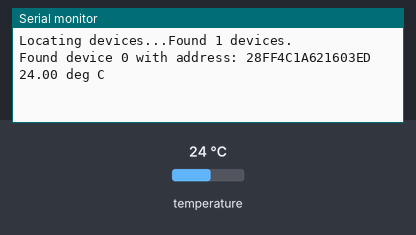
Simulated run of this sketch. Board: Arduino Uno, built with avr-gcc and run on an emulated ATmega328P. Shown: the last lines printed to the serial monitor. Inputs (shaded band) come from the test bench; at power-on: temperature 24 °C.

Above: at 3.2 s.
3.3 s: temperature set to 12 °C
At 9.3 s:
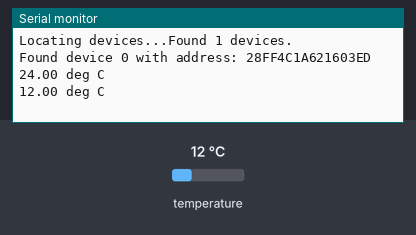
10.0 s: temperature set to 19 °C
At 15.3 s:
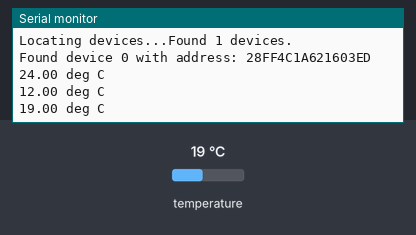
Timing chart, 0 to 16.8 s (numbered marks = the images above; inputs shaded):
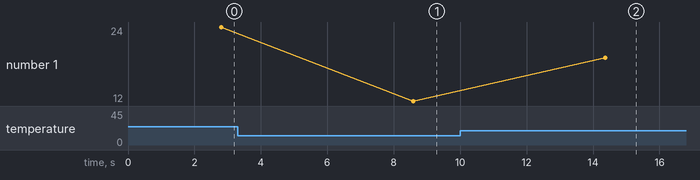

The sketch:

Ds18b20_Read.ino
```cpp
#include <OneWire.h>
#include <DallasTemperature.h>
#define ONE_WIRE_BUS 18
OneWire oneWire(ONE_WIRE_BUS);
DallasTemperature sensors(&oneWire);
int numberOfDevices;
DeviceAddress tempDeviceAddress;

void setup(){
  Serial.begin(115200);
  sensors.begin();
  numberOfDevices = sensors.getDeviceCount();
  delay(2000);
  Serial.print("Locating devices...");
  Serial.print("Found ");
  Serial.print(numberOfDevices, DEC);
  Serial.println(" devices.");

  for(int i=0;i<numberOfDevices; i++){
    if(sensors.getAddress(tempDeviceAddress, i)){
      Serial.print("Found device ");
      Serial.print(i, DEC);
      Serial.print(" with address: ");
      printAddress(tempDeviceAddress);
      Serial.println();
    } else {
      Serial.print("Found ghost device at ");
      Serial.print(i, DEC);
      Serial.print(" but could not detect address. Check power and cabling");
    }
  }
}

void loop(){
  sensors.requestTemperatures();
  for(int i=0;i<numberOfDevices; i++){
    if(sensors.getAddress(tempDeviceAddress, i)){
      //Serial.print("Temperature sensor ");
      //Serial.print(i+1);
      //Serial.print(" : ");
      float tempC = sensors.getTempC(tempDeviceAddress);
      Serial.print(tempC);
      Serial.print(" deg C ");
    }
  }
  Serial.println();
  delay(5000);
}

void printAddress(DeviceAddress deviceAddress) {
  for (uint8_t i = 0; i < 8; i++){
    if (deviceAddress[i] < 16) Serial.print("0");
      Serial.print(deviceAddress[i], HEX);
  }
}
```

Measured:
- after the input at 3.3 s, the serial monitor: prints a new line after 5.3 s (image 1)
- after the input at 10.0 s, the serial monitor: prints a new line after 4.4 s (image 2)
- plotted number 1: 24 → 12 after the input at 3.3 s, 12 → 19 after the input at 10.0 s
